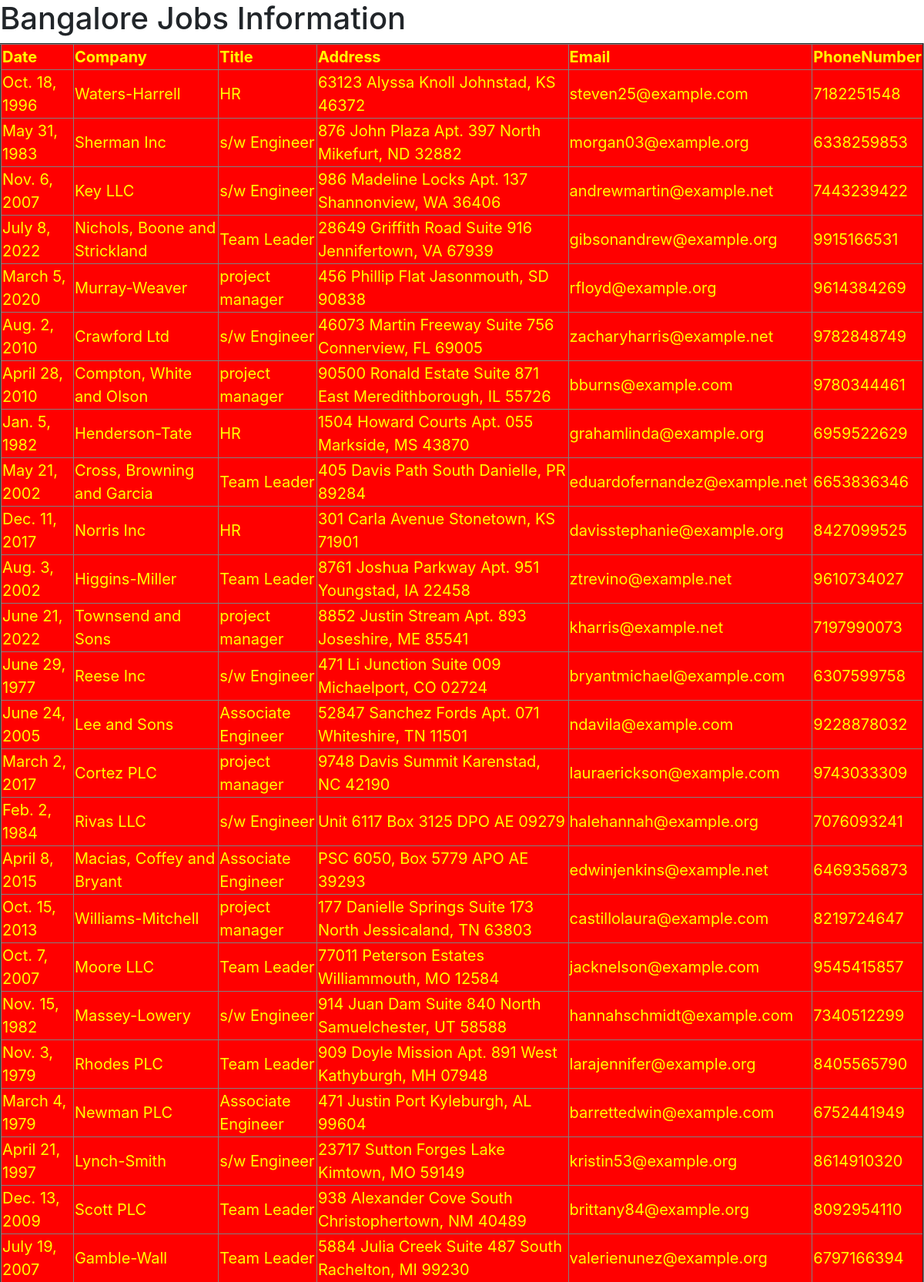
Screenshot of /banjobsinfo/ (upper part) with the database file from the repository.
### testapp/models.py (models this page shows)
class BanJobs(models.Model):
    date = models.DateField()
    company = models.CharField(max_length=20)
    title = models.CharField(max_length=30)
    address = models.TextField()
    email = models.EmailField()
    phonenumber = models.BigIntegerField()

### testapp/views.py (the view)
# urls.py: path('banjobsinfo/', views.banjobs_view),
def banjobs_view(request):
    jobs_list = BanJobs.objects.all()
    my_dict = {'jobs_list':jobs_list}
    return render(request,'testapp/banjobs.html',my_dict)

### templates/testapp/banjobs.html (shortened to what this page needs)
<!DOCTYPE html>
{% load static %}
<html lang="en">
<head>
    <link rel="stylesheet" href="https://cdn.jsdelivr.net/npm/bootstrap@4.6.2/dist/css/bootstrap.min.css">
    <link rel="stylesheet" href="{% static 'css/jobs.css' %}">
</head>
<body>
<h1>Bangalore Jobs Information</h1>
{% if jobs_list %}
<table border="2">
    <thead>
    <th>Date</th>
    <th>Company</th>
    <th>Title</th>
    <th>Address</th>
    <th>Email</th>
    <th>PhoneNumber</th>
    </thead>
    {% for job in jobs_list %}
    <tr>
        <td>{{job.date}}</td>
        <td>{{job.company}}</td>
        <td>{{job.title}}</td>
        <td>{{job.address}}</td>
        <td>{{job.email}}</td>
        <td>{{job.phonenumber}}</td>
    </tr>
    {% endfor %}
</table>
{% else %}
<p id="sp">No Jobs in Bangalore...</p>
{% endif %}
</body>
</html>

### static/css/jobs.css (style rules this page uses)
table { color: yellow; background: red; margin: auto; font-size: 20px; }

### rows the page displays
BanJobs: date "Oct. 18, 1996", company "Waters-Harrell", title "HR", address "63123 Alyssa Knoll Johnstad, KS 46372", email "steven25@example.com", phonenumber "7182251548"
BanJobs: date "May 31, 1983", company "Sherman Inc", title "s/w Engineer", address "876 John Plaza Apt. 397 North Mikefurt, ND 32882", email "morgan03@example.org", phonenumber "6338259853"
BanJobs: date "Nov. 6, 2007", company "Key LLC", title "s/w Engineer", address "986 Madeline Locks Apt. 137 Shannonview, WA 36406", email "andrewmartin@example.net", phonenumber "7443239422"
BanJobs: date "July 8, 2022", company "Nichols, Boone and Strickland", title "Team Leader", address "28649 Griffith Road Suite 916 Jennifertown, VA 67939", email "gibsonandrew@example.org", phonenumber "9915166531"
BanJobs: date "March 5, 2020", company "Murray-Weaver", title "project manager", address "456 Phillip Flat Jasonmouth, SD 90838", email "rfloyd@example.org", phonenumber "9614384269"
BanJobs: date "Aug. 2, 2010", company "Crawford Ltd", title "s/w Engineer", address "46073 Martin Freeway Suite 756 Connerview, FL 69005", email "zacharyharris@example.net", phonenumber "9782848749"
BanJobs: date "April 28, 2010", company "Compton, White and Olson", title "project manager", address "90500 Ronald Estate Suite 871 East Meredithborough, IL 55726", email "bburns@example.com", phonenumber "9780344461"
BanJobs: date "Jan. 5, 1982", company "Henderson-Tate", title "HR", address "1504 Howard Courts Apt. 055 Markside, MS 43870", email "grahamlinda@example.org", phonenumber "6959522629"
BanJobs: date "May 21, 2002", company "Cross, Browning and Garcia", title "Team Leader", address "405 Davis Path South Danielle, PR 89284", email "eduardofernandez@example.net", phonenumber "6653836346"
BanJobs: date "Dec. 11, 2017", company "Norris Inc", title "HR", address "301 Carla Avenue Stonetown, KS 71901", email "davisstephanie@example.org", phonenumber "8427099525"
BanJobs: date "Aug. 3, 2002", company "Higgins-Miller", title "Team Leader", address "8761 Joshua Parkway Apt. 951 Youngstad, IA 22458", email "ztrevino@example.net", phonenumber "9610734027"
BanJobs: date "June 21, 2022", company "Townsend and Sons", title "project manager", address "8852 Justin Stream Apt. 893 Joseshire, ME 85541", email "kharris@example.net", phonenumber "7197990073"
BanJobs: date "June 29, 1977", company "Reese Inc", title "s/w Engineer", address "471 Li Junction Suite 009 Michaelport, CO 02724", email "bryantmichael@example.com", phonenumber "6307599758"
BanJobs: date "June 24, 2005", company "Lee and Sons", title "Associate Engineer", address "52847 Sanchez Fords Apt. 071 Whiteshire, TN 11501", email "ndavila@example.com", phonenumber "9228878032"
BanJobs: date "March 2, 2017", company "Cortez PLC", title "project manager", address "9748 Davis Summit Karenstad, NC 42190", email "lauraerickson@example.com", phonenumber "9743033309"
BanJobs: date "Feb. 2, 1984", company "Rivas LLC", title "s/w Engineer", address "Unit 6117 Box 3125 DPO AE 09279", email "halehannah@example.org", phonenumber "7076093241"
BanJobs: date "April 8, 2015", company "Macias, Coffey and Bryant", title "Associate Engineer", address "PSC 6050, Box 5779 APO AE 39293", email "edwinjenkins@example.net", phonenumber "6469356873"
BanJobs: date "Oct. 15, 2013", company "Williams-Mitchell", title "project manager", address "177 Danielle Springs Suite 173 North Jessicaland, TN 63803", email "castillolaura@example.com", phonenumber "8219724647"
BanJobs: date "Oct. 7, 2007", company "Moore LLC", title "Team Leader", address "77011 Peterson Estates Williammouth, MO 12584", email "jacknelson@example.com", phonenumber "9545415857"
BanJobs: date "Nov. 15, 1982", company "Massey-Lowery", title "s/w Engineer", address "914 Juan Dam Suite 840 North Samuelchester, UT 58588", email "hannahschmidt@example.com", phonenumber "7340512299"
BanJobs: date "Nov. 3, 1979", company "Rhodes PLC", title "Team Leader", address "909 Doyle Mission Apt. 891 West Kathyburgh, MH 07948", email "larajennifer@example.org", phonenumber "8405565790"
BanJobs: date "March 4, 1979", company "Newman PLC", title "Associate Engineer", address "471 Justin Port Kyleburgh, AL 99604", email "barrettedwin@example.com", phonenumber "6752441949"
BanJobs: date "April 21, 1997", company "Lynch-Smith", title "s/w Engineer", address "23717 Sutton Forges Lake Kimtown, MO 59149", email "kristin53@example.org", phonenumber "8614910320"
BanJobs: date "Dec. 13, 2009", company "Scott PLC", title "Team Leader", address "938 Alexander Cove South Christophertown, NM 40489", email "brittany84@example.org", phonenumber "8092954110"
BanJobs: date "July 19, 2007", company "Gamble-Wall", title "Team Leader", address "5884 Julia Creek Suite 487 South Rachelton, MI 99230", email "valerienunez@example.org", phonenumber "6797166394"
